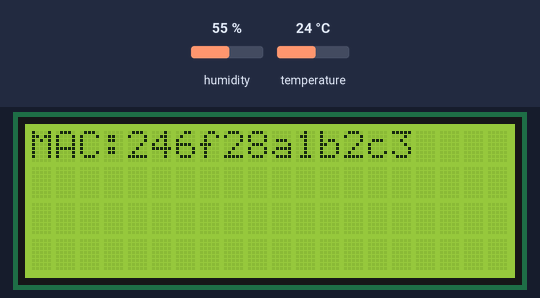
A sketch run on a simulated ESP32. On the bench: 20×4 character LCD. The test bench sets the inputs (shaded band); at power-on: humidity 55 %, temperature 24 °C. WiFi joins after 1.5 s; servers stay silent unless stated; the local clock reads 2024-03-15 10:24:30 at power-on unless the sketch sets it; what the sketch prints to the serial monitor is not drawn.

Above: at 0.1 s.
At 20.2 s:
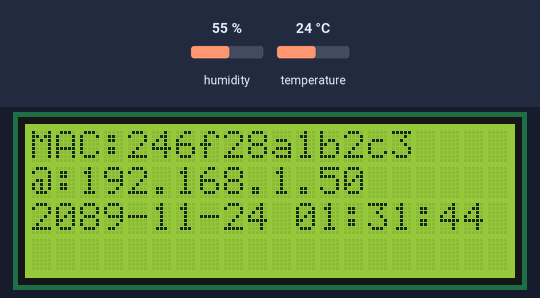
At 21.84 s:
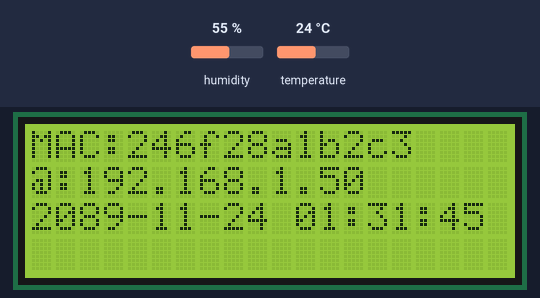
At 24.6 s:
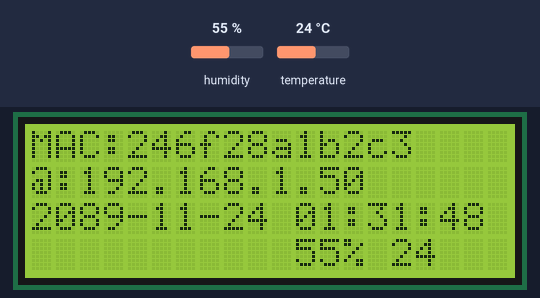
At 28.8 s:
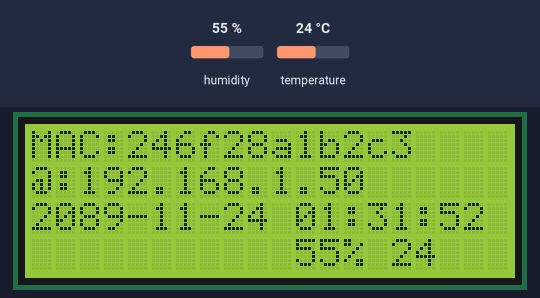
At 38.9 s:
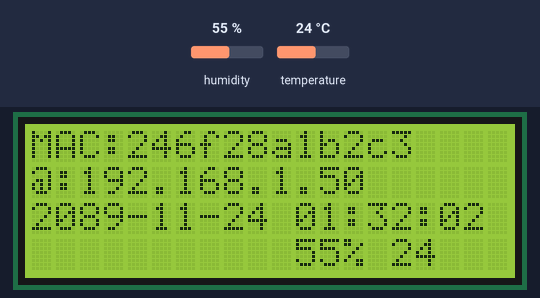

The sketch:

PMS3003AirQualityV81B.ino
```cpp
/*
 This example demonstrate how to read pm2.5 value on PMS 3003 air condition sensor

 PMS 3003 pin map is as follow:
    PIN1  :VCC, connect to 5V
    PIN2  :GND
    PIN3  :SET, 0:Standby mode, 1:operating mode
    PIN4  :RXD :Serial RX
    PIN5  :TXD :Serial TX
    PIN6  :RESET
    PIN7  :NC
    PIN8  :NC

 In this example, we only use Serial to get PM 2.5 value.

 The circuit:
 * RX is digital pin 0 (connect to TX of PMS 3003)
 * TX is digital pin 1 (connect to RX of PMS 3003)

 */
 #include <math.h>

#define turnon HIGH
#define turnoff LOW
#define DHTSensorPin 7


#include "PMType.h"
#include <WiFi.h>
#include <WiFiUdp.h>
#include <Wire.h>  // Arduino IDE 內建
// LCD I2C Library，從這裡可以下載：
// https://bitbucket.org/fmalpartida/new-liquidcrystal/downloads

#include "RTClib.h"
RTC_DS1307 RTC;
//DateTime nowT = RTC.now();
#include "DHT.h"
// Uncomment whatever type you're using!
//#define DHTTYPE DHT11   // DHT 11
#define DHTTYPE DHT22   // DHT 22  (AM2302), AM2321
//#define DHTTYPE DHT21   // DHT 21 (AM2301)


#include <LiquidCrystal_I2C.h>
#include <SoftwareSerial.h>

uint8_t MacData[6];

SoftwareSerial mySerial(0, 1); // RX, TX
char ssid[] = "BruceSonyC5";      // your network SSID (name)
char pass[] = "bruce1234";     // your network password
#define MAX_CLIENT_ID_LEN 10
#define MAX_TOPIC_LEN     50
char clientId[MAX_CLIENT_ID_LEN];
char outTopic[MAX_TOPIC_LEN];

IPAddress  Meip ,Megateway ,Mesubnet ;
String MacAddress ;
int status = WL_IDLE_STATUS;
boolean ParticleSensorStatus = true ;
WiFiUDP Udp;

const char ntpServer[] = "pool.ntp.org";
const long timeZoneOffset = 28800L;
const int NTP_PACKET_SIZE = 48; // NTP time stamp is in the first 48 bytes of the message
const byte nptSendPacket[ NTP_PACKET_SIZE] = {
  0xE3, 0x00, 0x06, 0xEC, 0x00, 0x00, 0x00, 0x00,  0x00, 0x00, 0x00, 0x00, 0x31, 0x4E, 0x31, 0x34,
  0x00, 0x00, 0x00, 0x00, 0x00, 0x00, 0x00, 0x00,  0x00, 0x00, 0x00, 0x00, 0x00, 0x00, 0x00, 0x00,
  0x00, 0x00, 0x00, 0x00, 0x00, 0x00, 0x00, 0x00,  0x00, 0x00, 0x00, 0x00, 0x00, 0x00, 0x00, 0x00
};
byte ntpRecvBuffer[ NTP_PACKET_SIZE ];

#define LEAP_YEAR(Y)     ( ((1970+Y)>0) && !((1970+Y)%4) && ( ((1970+Y)%100) || !((1970+Y)%400) ) )
static  const uint8_t monthDays[]={31,28,31,30,31,30,31,31,30,31,30,31}; // API starts months from 1, this array starts from 0
uint32_t epochSystem = 0; // timestamp of system boot up


#define pmsDataLen 32
uint8_t buf[pmsDataLen];
int idx = 0;
int pm25 = 0;
uint16_t PM2_5Value=0;         //define PM2.5 value of the air detector module
  int NDPyear, NDPmonth, NDPday, NDPhour, NDPminute, NDPsecond;
   unsigned long epoch  ;
  int HumidityData = 0 ;
  int TemperatureData = 0 ;

LiquidCrystal_I2C lcd(0x27, 2, 1, 0, 4, 5, 6, 7, 3, POSITIVE);  // 設定 LCD I2C 位址
DHT dht(DHTSensorPin, DHTTYPE);

void setup() {
  Serial.begin(9600);
  mySerial.begin(9600); // PMS 3003 UART has baud rate 9600
  lcd.begin(20, 4);      // 初始化 LCD，一行 20 的字元，共 4 行，預設開啟背光
       lcd.backlight(); // 開啟背光

  MacAddress = GetWifiMac() ;
  ShowMac() ;
    initializeWiFi();

  initRTC() ;
  ShowDateTime() ;
   ShowInternetStatus() ;
     delay(1500);
}

void loop() { // run over and over
    ShowDateTime() ;
    retrievePM25Value() ;
    ShowHumidity() ;
  delay(1000); // delay 1 minute for next measurement


}

void ShowMac()
{
     lcd.setCursor(0, 0); // 設定游標位置在第一行行首
     lcd.print("MAC:");
     lcd.print(MacAddress);

}

void ShowInternetStatus()
{
     lcd.setCursor(0, 1); // 設定游標位置
        if (WiFi.status())
          {
               Meip = WiFi.localIP();
               lcd.print("@:");
               lcd.print(Meip);

          }
          else
                    {
               lcd.print("DisConnected:");

          }

}
void ShowPM25(int pp25)
{
    lcd.setCursor(0, 3); // 設定游標位置在第一行行首
     lcd.print("PM2.5:     ");
    lcd.setCursor(7, 3); // 設定游標位置在第一行行首
     lcd.print(pp25);

}


void ShowDateTime()
{
  //  getCurrentTime(epoch, &NDPyear, &NDPmonth, &NDPday, &NDPhour, &NDPminute, &NDPsecond);
    lcd.setCursor(0, 2); // 設定游標位置在第一行行首
     lcd.print(StrDate());
    lcd.setCursor(11, 2); // 設定游標位置在第一行行首
     lcd.print(StrTime());
   //  lcd.print();

}

String  StrDate() {
  String ttt ;
//nowT  = now;
DateTime now = RTC.now();
 ttt = print4digits(now.year()) + "-" + print2digits(now.month()) + "-" + print2digits(now.day()) ;
 //ttt = print4digits(NDPyear) + "/" + print2digits(NDPmonth) + "/" + print2digits(NDPday) ;
  return ttt ;
}

String  StringDate(int yyy,int mmm,int ddd) {
  String ttt ;
//nowT  = now;
 ttt = print4digits(yyy) + "-" + print2digits(mmm) + "-" + print2digits(ddd) ;
  return ttt ;
}


String  StrTime() {
  String ttt ;
 // nowT  = RTC.now();
 DateTime now = RTC.now();
  ttt = print2digits(now.hour()) + ":" + print2digits(now.minute()) + ":" + print2digits(now.second()) ;
  //  ttt = print2digits(NDPhour) + ":" + print2digits(NDPminute) + ":" + print2digits(NDPsecond) ;
return ttt ;
}

String  StringTime(int hhh,int mmm,int sss) {
  String ttt ;
  ttt = print2digits(hhh) + ":" + print2digits(mmm) + ":" + print2digits(sss) ;
return ttt ;
}


String GetWifiMac()
{
   String tt ;
    String t1,t2,t3,t4,t5,t6 ;
    WiFi.status();    //this method must be used for get MAC
  WiFi.macAddress(MacData);

  Serial.print("Mac:");
   Serial.print(MacData[0],HEX) ;
   Serial.print("/");
   Serial.print(MacData[1],HEX) ;
   Serial.print("/");
   Serial.print(MacData[2],HEX) ;
   Serial.print("/");
   Serial.print(MacData[3],HEX) ;
   Serial.print("/");
   Serial.print(MacData[4],HEX) ;
   Serial.print("/");
   Serial.print(MacData[5],HEX) ;
   Serial.print("~");

   t1 = print2HEX((int)MacData[0]);
   t2 = print2HEX((int)MacData[1]);
   t3 = print2HEX((int)MacData[2]);
   t4 = print2HEX((int)MacData[3]);
   t5 = print2HEX((int)MacData[4]);
   t6 = print2HEX((int)MacData[5]);
 tt = (t1+t2+t3+t4+t5+t6) ;
Serial.print(tt);
Serial.print("\n");

  return tt ;
}
String  print2HEX(int number) {
  String ttt ;
  if (number >= 0 && number < 16)
  {
    ttt = String("0") + String(number,HEX);
  }
  else
  {
      ttt = String(number,HEX);
  }
  return ttt ;
}
String  print2digits(int number) {
  String ttt ;
  if (number >= 0 && number < 10)
  {
    ttt = String("0") + String(number);
  }
  else
  {
    ttt = String(number);
  }
  return ttt ;
}

String  print4digits(int number) {
  String ttt ;
  ttt = String(number);
  return ttt ;
}


// send an NTP request to the time server at the given address
void retrieveNtpTime() {
  Serial.println("Send NTP packet");

  Udp.beginPacket(ntpServer, 123); //NTP requests are to port 123
  Udp.write(nptSendPacket, NTP_PACKET_SIZE);
  Udp.endPacket();

  if(Udp.parsePacket()) {
    Serial.println("NTP packet received");
    Udp.read(ntpRecvBuffer, NTP_PACKET_SIZE); // read the packet into the buffer

    unsigned long highWord = word(ntpRecvBuffer[40], ntpRecvBuffer[41]);
    unsigned long lowWord = word(ntpRecvBuffer[42], ntpRecvBuffer[43]);
    unsigned long secsSince1900 = highWord << 16 | lowWord;
    const unsigned long seventyYears = 2208988800UL;
//     epoch = secsSince1900 - seventyYears + timeZoneOffset ;
     epoch = secsSince1900 - seventyYears ;

    epochSystem = epoch - millis() / 1000;
  }
}


void getCurrentTime(unsigned long epoch, int *year, int *month, int *day, int *hour, int *minute, int *second) {
  int tempDay = 0;

  *hour = (epoch  % 86400L) / 3600;
  *minute = (epoch  % 3600) / 60;
  *second = epoch % 60;

  *year = 1970;
  *month = 0;
  *day = epoch / 86400;

  for (*year = 1970; ; (*year)++) {
    if (tempDay + (LEAP_YEAR(*year) ? 366 : 365) > *day) {
      break;
    } else {
      tempDay += (LEAP_YEAR(*year) ? 366 : 365);
    }
  }
  tempDay = *day - tempDay; // the days left in a year
  for ((*month) = 0; (*month) < 12; (*month)++) {
    if ((*month) == 1) {
      if (LEAP_YEAR(*year)) {
        if (tempDay - 29 < 0) {
          break;
        } else {
          tempDay -= 29;
        }
      } else {
        if (tempDay - 28 < 0) {
          break;
        } else {
          tempDay -= 28;
        }
      }
    } else {
      if (tempDay - monthDays[(*month)] < 0) {
        break;
      } else {
        tempDay -= monthDays[(*month)];
      }
    }
  }
  (*month)++;
  *day = tempDay+2; // one for base 1, one for current day
}

void retrievePM25Value() {
  int idx;
  bool hasPm25Value = false;
  int timeout = 200;
  while (!hasPm25Value) {
    idx = 0;
    memset(buf, 0, pmsDataLen);
  while (mySerial.available())
    {
      if (idx ==0)
          Serial.print("Read Data:(") ;
      buf[idx] = mySerial.read();
  //    Serial.print( buf[idx] ,HEX) ;
      idx++ ;
    }
      Serial.print(")\n") ;

    if (buf[0] == 0x42 && buf[1] == 0x4d) {
      pm25 = ( buf[12] << 8 ) | buf[13];
      Serial.print("pm2.5: ");
      Serial.print(pm25);
      Serial.print(" ug/m3");
      Serial.println("");
      hasPm25Value = true;
      ShowPM25(pm25) ;
    }
    timeout--;
    if (timeout < 0) {
      Serial.println("fail to get pm2.5 data");
      break;
    }
  }
}

void initializeWiFi() {
  while (status != WL_CONNECTED) {
    Serial.print("Attempting to connect to SSID: ");
    Serial.println(ssid);
    // Connect to WPA/WPA2 network. Change this line if using open or WEP network:
    status = WiFi.begin(ssid, pass);
  //   status = WiFi.begin(ssid);

    // wait 10 seconds for connection:
    delay(10000);
  }

  // local port to listen for UDP packets
  Udp.begin(2390);
}

void printWifiData()
{
  // print your WiFi shield's IP address:
  Meip = WiFi.localIP();
  Serial.print("IP Address: ");
  Serial.println(Meip);


  // print your MAC address:
  byte mac[6];
  WiFi.macAddress(mac);
  Serial.print("MAC address: ");
  Serial.print(mac[5], HEX);
  Serial.print(":");
  Serial.print(mac[4], HEX);
  Serial.print(":");
  Serial.print(mac[3], HEX);
  Serial.print(":");
  Serial.print(mac[2], HEX);
  Serial.print(":");
  Serial.print(mac[1], HEX);
  Serial.print(":");
  Serial.println(mac[0], HEX);

  // print your subnet mask:
  Mesubnet = WiFi.subnetMask();
  Serial.print("NetMask: ");
  Serial.println(Mesubnet);

  // print your gateway address:
  Megateway = WiFi.gatewayIP();
  Serial.print("Gateway: ");
  Serial.println(Megateway);
}

void initRTC()
{
     Wire.begin();
    RTC.begin();
    SetRTCFromNtpTime() ;
  if (! RTC.isrunning()) {
    Serial.println("RTC is NOT running!");
    // following line sets the RTC to the date & time this sketch was compiled
//    RTC.adjust(DateTime(__DATE__, __TIME__));

  }
}
void SetRTCFromNtpTime()
{
  retrieveNtpTime();
  //DateTime ttt;
    getCurrentTime(epoch+timeZoneOffset, &NDPyear, &NDPmonth, &NDPday, &NDPhour, &NDPminute, &NDPsecond);
    //ttt->year = NDPyear ;
    Serial.print("NDP Date is :");
    Serial.print(StringDate(NDPyear,NDPmonth,NDPday));
    Serial.print("and ");
    Serial.print("NDP Time is :");
    Serial.print(StringTime(NDPhour,NDPminute,NDPsecond));
    Serial.print("\n");

        RTC.adjust(DateTime(epoch+timeZoneOffset));


}
void ShowHumidity()
{
    float h = dht.readHumidity();
  // Read temperature as Celsius (the default)
  float t = dht.readTemperature();
  // Read temperature as Fahrenheit (isFahrenheit = true)
  float f = dht.readTemperature(true);
    HumidityData = (int)h ;
    TemperatureData = (int)t ;
    Serial.print("Humidity :") ;
    Serial.print(h) ;
    Serial.print("%  /") ;
    Serial.print(t) ;
    Serial.print("C  \n") ;
  // Check if any reads failed and exit early (to try again).
  if (isnan(h) || isnan(t) || isnan(f)) {
    Serial.println("Failed to read from DHT sensor!");
    return;
  }
    lcd.setCursor(11, 3); // 設定游標位置在第一行行首
      lcd.print((int)h);
     lcd.print("% ");
     lcd.print((int)t);

}
```

PMType.h
```cpp
typedef struct  {
  uint8_t Second;
  uint8_t Minute;
  uint8_t Hour;
  uint8_t Wday;   // day of week, sunday is day 1
  uint8_t Day;
  uint8_t Month;
  uint8_t Year;   // offset from 1970;
}   tmElements_t, TimeElements, *tmElementsPtr_t;
```

Measured:
- what the display in image 1 shows lasts 1.5 s, from 20.1 s to 21.6 s
- what the display in image 2 shows lasts 0.5 s, from 21.6 s to 22.1 s
- what the display in image 4 shows lasts 1.4 s, from 28.8 s to 30.2 s
